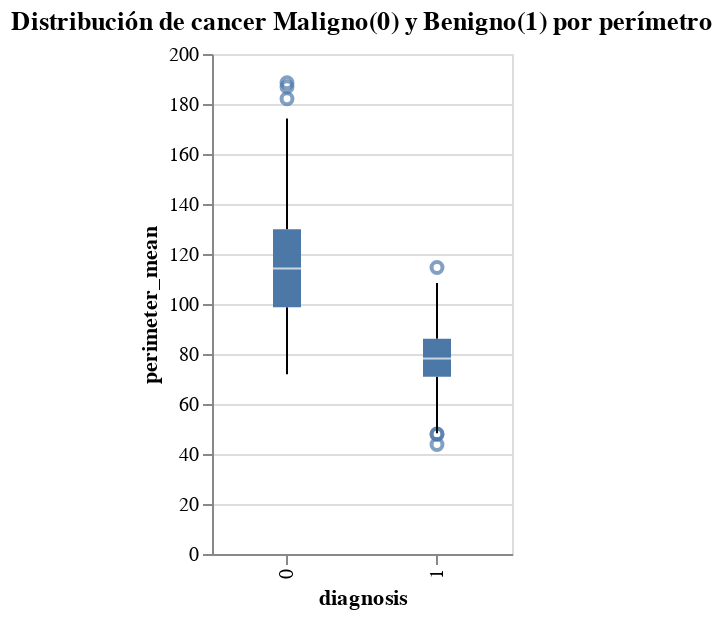

Here is the notebook cell this chart was saved with:
### Markdown cell above
Para ver la relacion entre los distintos features podemos visualizarlos con un scatter plot, para ver como se agrupan, esto nos puede ayudar para hacer inferencias

### Code cell
import altair as alt

alt.Chart(cancer,width=150,height=250,).mark_boxplot().encode(
    x='diagnosis:O',
    y='perimeter_mean:Q'
).properties(title='Distribución de cancer Maligno(0) y Benigno(1) por perímetro ')

### Figure 1 — Vega-Lite specification as saved in the notebook (floating-point values rounded to 4 significant figures; data arrays with more than 128 entries replaced by an {"elided": "..."} marker saying what was removed)
{"config": {"view": {"continuousWidth": 400, "continuousHeight": 300}}, "data": {"name": "data-f2161ff57538c69a01ef280179664195"}, "mark": "boxplot", "encoding": {"x": {"type": "ordinal", "field": "diagnosis"}, "y": {"type": "quantitative", "field": "perimeter_mean"}}, "height": 250, "title": "Distribución de cancer Maligno(0) y Benigno(1) por perímetro ", "width": 150, "$schema": "https://vega.github.io/schema/vega-lite/v4.8.1.json", "datasets": {"data-f2161ff57538c69a01ef280179664195": {"elided": "569 records"}}}
